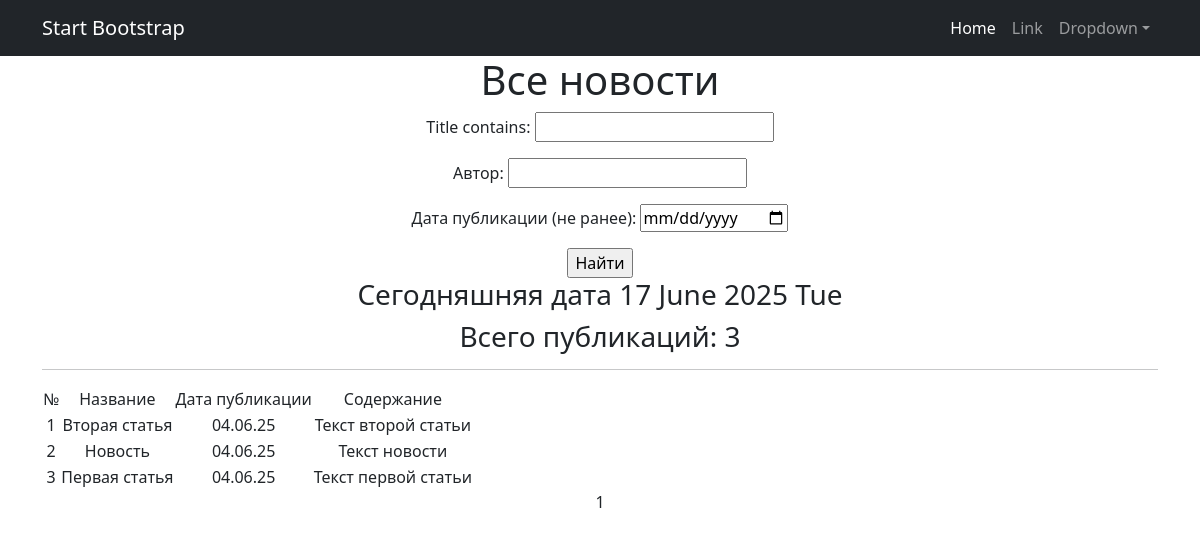
Before: /news/ with the older database file.
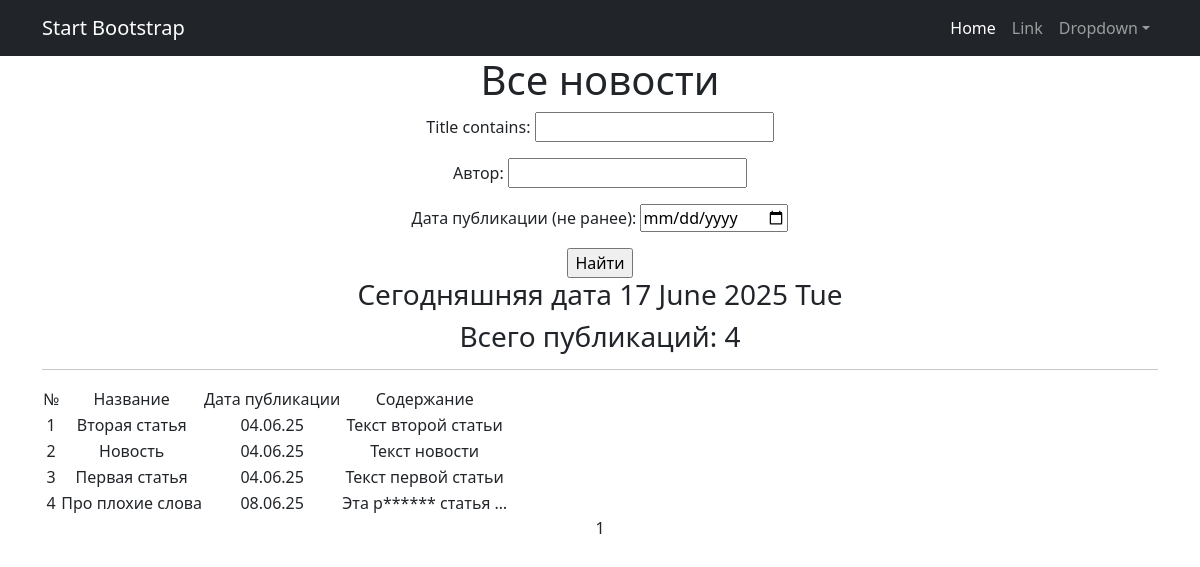
After: the same page with the newer database file.
### news/models.py (models this page shows, shortened)
class Post(models.Model):
    author = models.ForeignKey(Author, on_delete=models.CASCADE)
    ARTICLE = 'AR'
    NEWS = 'NW'
    CATEGORY_CHOICES= (
        (NEWS, 'Новость'),
        (ARTICLE, 'Статья'),
    )
    categoryType = models.CharField(max_length=2, choices=CATEGORY_CHOICES, default=ARTICLE)
    dataCreation = models.DateTimeField(auto_now_add=True)
    postCategory = models.ManyToManyField(Category, through='PostCategory')
    title = models.CharField(max_length=128)
    text = models.TextField()
    rating = models.SmallIntegerField(default=0)

### news/views.py (the view)
# urls.py: path('', PostsList.as_view(), name='news_list'),
class PostsList(ListView):
    model = Post
    ordering = 'title'
    template_name = 'posts.html'
    context_object_name = 'posts'
    paginate_by = 10
    def get_queryset(self):
        queryset = super().get_queryset()
        self.filterset = PostFilter(self.request.GET, queryset)
        return self.filterset.qs
    def get_context_data(self, **kwargs):
        context= super().get_context_data(**kwargs)
        context['all_posts'] = Post.objects.all()
        context['filterset'] = self.filterset
        return context

### news/templatetags/censor_filters.py (called while the page is built)
@register.filter(needs_autoescape=True)
def censor(value, autoescape=True):
    if not isinstance(value, str):
        return value
    if autoescape:
        esc = conditional_escape
    else:
        esc = lambda x: x
    words = value.split()
    processed_words = []
    for word in words:
        lower_word = word.lower()
        if any(bad_word in lower_word for bad_word in BAD_WORDS):
            censored = word[0] + '*' * (len(word) - 1)
            processed_words.append(esc(censored))
        else:
            processed_words.append(esc(word))
    result = ' '.join(processed_words)
    return mark_safe(result)

### news/templatetags/custom_tags.py (called while the page is built)
@register.simple_tag()
def current_time(format_string='%d %B %Y'):
   return datetime.utcnow().strftime(format_string)

### templates/posts.html (shortened to what this page needs)
{% extends 'flatpages/default.html' %}
{% load custom_tags %}
{% load censor_filters %}
{% block content %}
    <h1>Все новости</h1>
    <form action="" method="get">
        {{ filterset.form.as_p }}
        <input type="submit" value="Найти" />
    </form>
    <h3>Сегодняшняя дата {% current_time '%d %B %Y %a' %}</h3>
    <h3>Всего публикаций: {{ all_posts|length }}</h3>
    <hr>
    {% if posts %}
        <table>
            <tr>
                <td>№</td>
                <td>Название</td>
                <td>Дата публикации</td>
                <td>Содержание</td>
            </tr>
            {% for post in posts %}
            <tr>
                <td>{{ forloop.counter0|add:page_obj.start_index }}</td>
                <td>{{ post.title|censor }}</td>
                <td>{{ post.dataCreation|date:"d.m.y" }}</td>
                <td>{{ post.text|truncatechars:20|censor }}</td>
            </tr>
            {% endfor %}
        </table>
    {% else %}
        <h2>Публикаций нет!</h2>
    {% endif %}
   {{ page_obj.number }}
{% endblock content %}

### templates/flatpages/default.html (shortened to what this page needs)
<!DOCTYPE html>
<html lang="en">
    <head>
        {% load static %}
        <link href="{% static 'css/styles.css' %}" rel="stylesheet" />
    </head>
    <body>
        <nav class="navbar navbar-expand-lg navbar-dark bg-dark">
            <div class="container">
                <a class="navbar-brand" href="#">Start Bootstrap</a>
                <div class="collapse navbar-collapse" id="navbarSupportedContent">
                    <ul class="navbar-nav ms-auto mb-2 mb-lg-0">
                        <li class="nav-item"><a class="nav-link active" aria-current="page" href="#">Home</a></li>
                        <li class="nav-item"><a class="nav-link" href="#">Link</a></li>
                        <li class="nav-item dropdown">
                            <a class="nav-link dropdown-toggle" id="navbarDropdown" href="#" role="button" data-bs-toggle="dropdown" aria-expanded="false">Dropdown</a>
                        </li>
                    </ul>
                </div>
            </div>
        </nav>
        <div class="container">
            <div class="row">
                <div class="col-lg-12 text-center">
                   {% block content %}{% endblock content %}
               </div>
           </div>
        </div>
    </body>
</html>

Changed rows visible on the page:
added Post: title|censor "Про плохие слова", dataCreation "08.06.25", text|censor "Эта р****** статья …"
Other visible differences:
{{ all_posts|length }}: "3" → "4"
